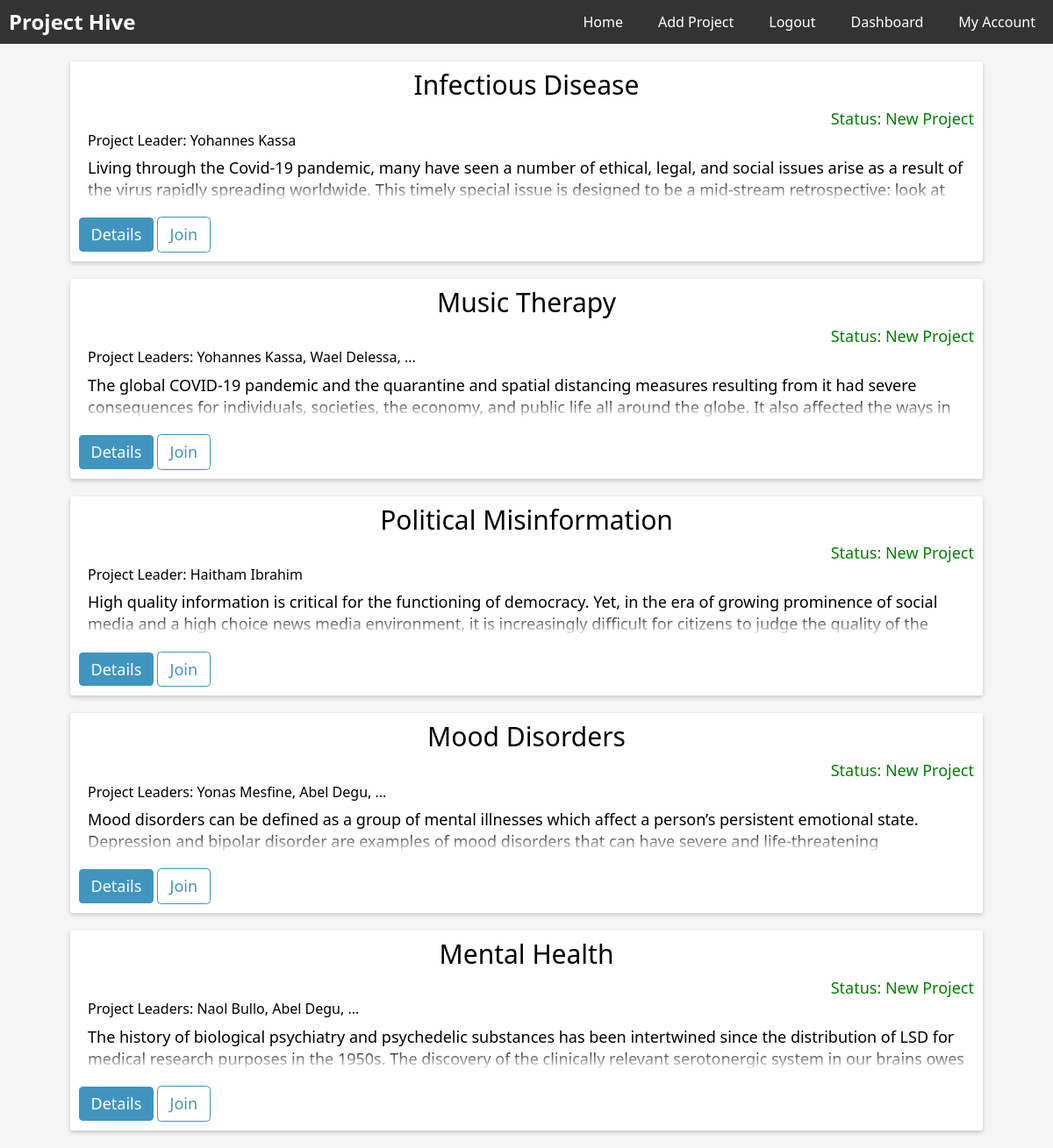
The app's page / (signed in) with its own data.
### website/models.py (models this page shows)
class Project(db.Model):
    id = db.Column(db.Integer, primary_key=True)
    title = db.Column(db.String(500), nullable=False)
    start_date = db.Column(db.DateTime(timezone=True), default=func.now(), nullable=False)
    description = db.Column(db.String(5000), unique=True, nullable=False)
    status = db.Column(db.String(500), default="New Project")
    leaders = db.relationship('User', secondary='leader', backref='projects')

### website/views.py (the view)
@views.route('/', methods=['GET'])
@login_required
def index():
    entries = []
    projects = Project.query.all()
    if projects:
        for project in projects:
            entry = {}
            entry['title'] = project.title
            entry['description'] = project.description
            entry['status'] = project.status
            entry['id'] = project.id
            leader_names = []
            collaborator_entry = Collaborator.query.filter_by(project_id=project.id).first()
            leader_entries = Leader.query.filter_by(project_id=project.id).all()
            if leader_entries:
                for leader_entry in leader_entries:
                    leader_first_name = User.query.filter_by(id=leader_entry.user_id).first().first_name
                    leader_last_name = User.query.filter_by(id=leader_entry.user_id).first().last_name
                    leader_name = leader_first_name + ' ' + leader_last_name
                    leader_names.append(leader_name)
            if collaborator_entry:
                user_id = collaborator_entry.user_id
                collaborator_first_name = User.query.filter_by(id=user_id).first().first_name
                collaborator_last_name = User.query.filter_by(id=user_id).first().last_name
                collaborator_name = collaborator_first_name + ' ' + collaborator_last_name
                entry['collaborator_name'] = collaborator_name
            entry['leader_names'] = leader_names
            entries.append(entry)
    return render_template('index.html', entries=entries, user=current_user)

### website/__init__.py (called while the page is built)
def create_app():
    app = Flask(__name__)
    app.config["TEMPLATES_AUTO_RELOAD"] = True
    app.config['SQLALCHEMY_DATABASE_URI'] = f'sqlite:///{DB_NAME}'
    app.config['SECRET_KEY'] = "dsaljf;ldsakjf;lkdsjf,cmlkjlkwqjfoijlsad;"
    app.config['LOGIN_MESSAGE'] = 'Please log in to continue.'
    db.init_app(app)
    from website.views import views
    from website.auth import auth
    app.register_blueprint(views, url_prefix="/")
    app.register_blueprint(auth, url_prefix="/")
    from website import models
    from website.models import User
    create_database(app)
    login_manager = LoginManager()
    login_manager.login_view = 'auth.login'
    login_manager.login_message = 'Please log in to continue.' # set the custom login message
    login_manager.init_app(app)
    @login_manager.user_loader
    def load_user(id):
        return User.query.get(int(id))
    return app

### website/templates/index.html (shortened to what this page needs)
{% extends "base.html" %}
{% block main %}
{% for entry in entries %}
<div class="card">
    <div class="title-grid">
        <div class="P-Title">{{ entry.title }}</div>
        <div class="status">Status: {{entry.status}}</div>
    </div>
    <div class="P-owner">
        {% if entry.leader_names|length == 1 %}
            Project Leader: {{ entry.leader_names[0] }}
        {% elif entry.leader_names|length > 1 %}
            Project Leaders: {{ entry.leader_names[0] }}, {{ entry.leader_names[1] }}, ...
        {% endif %}
    </div>
    <div class="Description">
        {{ entry.description }}
    </div>
    <div class="card-footer">
        <a href="{{ url_for('views_bp.details', id=entry.id) }}"><button class="homebtn">Details</button></a>
        <a href="{{ url_for('views_bp.add_collaborator', id=entry.id) }}"><button class="homebtn btn-outline">Join</button></a>
    </div>
</div>
{% endfor %}
{% endblock %}

### website/templates/base.html (shortened to what this page needs)
<!DOCTYPE html>
<html lang="en">
  <head>
    <link
      rel="stylesheet"
      href="{{ url_for('static', filename='css/normalize.css')}}"
    />
    <link
      rel="stylesheet"
      href="{{ url_for('static', filename='css/main.css')}}"
    />
  </head>
  <body>
    <nav>
      <a class="logo" href="#">Project Hive</a>
      <ul>
        {% if user.is_authenticated %}
        <li><a href="/">Home</a></li>
        <li><a href="/add_project">Add Project</a></li>
        <li><a href="/logout">Logout</a></li>
        <li><a href="/dashboard">Dashboard</a></li>
        <li><a href="/profile/myaccount">My Account</a></li>
        {% else %}
        <li><a href="/login">Login</a></li>
        <li><a href="/register">Register</a></li>
        {% endif %}
      </ul>
    </nav>
    <main>{% block main %} {% endblock %}</main>
  </body>
</html>

### website/static/css/main.css (style rules this page uses)
*, *::after, *::before { box-sizing: border-box; }
html { font-size: 62.5%; }
body { background-color: #f5f5f5; }
input[type="text"], input[type="email"], input[type="password"], button { outline: none; width: 100%; }
a { text-decoration: none; }
.P-owner { margin-bottom: 1rem; margin-left: 1rem; font-size: 1.6rem; }
.card { background-color: white; padding: 1rem; margin: 2rem 8rem; border: none; border-radius: 0.25rem; box-shadow: 0 2px 5px 0 rgba(0, 0, 0, 0.2); }
.P-Title { font-size: 3rem; margin-bottom: 1rem; text-align: center; }
.status { font-size: 1.8rem; margin-bottom: 0.5rem; text-align: end; color: green; }
.Description { font-size: 1.8rem; max-height: calc(2 * 1em * 1.4); line-height: 1.4; margin-left: 1rem; overflow: hidden; position: relative; margin-bottom: 1.8rem; }
.Description::before { content: ""; position: absolute; height: calc(1em * 1.4); width: 100%; bottom: 0; pointer-events: none; background: linear-gradient(to bottom, transparent, white); }
.card-footer { margin-top: 1rem; }
.homebtn { --color: hsl(200, 50%, 50%); background: var(--color); color: white; border: none; font-size: 1.8rem; padding: 0.5em 0.75em; border-radius: 0.25em; cursor: pointer; width: auto; }
.homebtn.btn-outline { background: none; border: 1px solid var(--color); color: var(--color); }
nav { display: flex; justify-content: space-between; align-items: center; background-color: #333; color: #fff; width: 100%; }
nav a { color: #fff; text-decoration: none; margin: 0 10px; }
nav a.logo { font-weight: bold; font-size: 24px; }
nav ul { list-style: none; display: flex; }
nav li { margin: 0 10px; }

### records on screen
Project: title "Infectious Disease", status "New Project", leader_names "Yohannes Kassa", description "Living through the Covid-19 pandemic, many have seen a number of ethical, legal, and social issues arise as a result of the virus rapidly spreading worldwide. This timely special issue is designed to be a mid-stream retrospective: look at…"
Project: title "Music Therapy", status "New Project", leader_names "Yohannes Kassa", leader_names "Wael Delessa", description "The global COVID-19 pandemic and the quarantine and spatial distancing measures resulting from it had severe consequences for individuals, societies, the economy, and public life all around the globe. It also affected the ways in…"
Project: title "Political Misinformation", status "New Project", leader_names "Haitham Ibrahim", description "High quality information is critical for the functioning of democracy. Yet, in the era of growing prominence of social media and a high choice news media environment, it is increasingly difficult for citizens to judge the quality of the…"
Project: title "Mood Disorders", status "New Project", leader_names "Yonas Mesfine", leader_names "Abel Degu", description "Mood disorders can be defined as a group of mental illnesses which affect a person’s persistent emotional state. Depression and bipolar disorder are examples of mood disorders that can have severe and life-threatening…"
Project: title "Mental Health", status "New Project", leader_names "Naol Bullo", leader_names "Abel Degu", description "The history of biological psychiatry and psychedelic substances has been intertwined since the distribution of LSD for medical research purposes in the 1950s. The discovery of the clinically relevant serotonergic system in our brains owes…"
